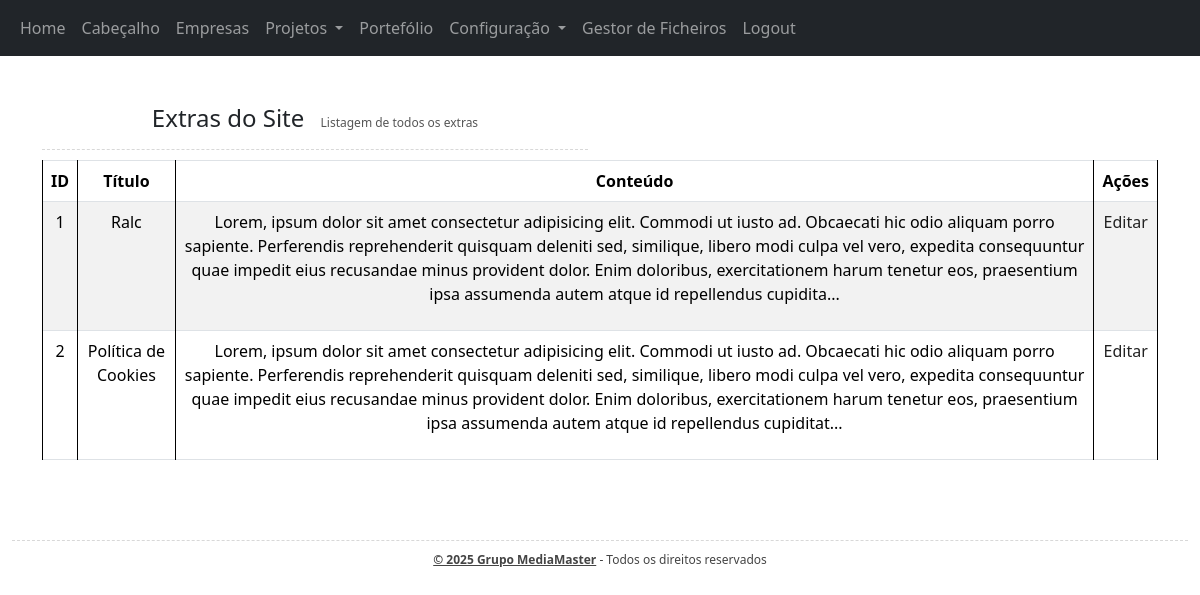
The app's page /backoffice/extras.php (signed in) with its own data.
### tables this page shows
CREATE TABLE `Extras` (
  `id` int(11) NOT NULL,
  `titulo` varchar(500) NOT NULL,
  `texto` text NOT NULL
);

### helpers/_base_dados_helper.php (called while the page is built, shortened)
<?php
$base_dados = [
  "host" => "localhost",
  "dbname" => "casas_e_prop_bd",
  "user" => "root",
  "pass" => "",
];
$pdo = new PDO("mysql:host=$base_dados[host];dbname=$base_dados[dbname];charset=utf8mb4;", $base_dados["user"], $base_dados["pass"]);
function select_sql($sql){
  global $pdo;
  $consulta = $pdo->query($sql);
  $resultado = $consulta->fetchAll(PDO::FETCH_ASSOC);
  return $resultado;
}

### backoffice/extras.php (the view, shortened to what this page needs)
<?php
$extras = select_sql("SELECT * FROM extras ORDER BY id ASC");
?>
<!DOCTYPE html>
<html lang="pt">
<head>
  <link href="https://cdn.jsdelivr.net/npm/bootstrap@5.3.7/dist/css/bootstrap.min.css" rel="stylesheet">
  <link rel="stylesheet" href="css/style.css">
</head>
<body class="container-fluid">
  <header>
    <div class="row">
      <nav class="navbar navbar-expand-lg navbar-dark bg-dark">
        <div class="container-fluid">
          <div class="collapse navbar-collapse" id="navbarNav">
            <ul class="navbar-nav">
              <li class="nav-item">
                <a class="nav-link" href="home.php">
                  Home
                </a>
              </li>
              <li class="nav-item">
                <a class="nav-link" href="carrossel.php">
                  Cabeçalho
                </a>
              </li>
              <li class="nav-item">
                <a class="nav-link" href="empresas.php">
                  Empresas
                </a>
              </li>
              <li class="nav-item dropdown">
                <a class="nav-link dropdown-toggle " href="#" data-bs-toggle="dropdown">
                  Projetos
                </a>
              </li>
              <li class="nav-item">
                <a class="nav-link" href="portefolio.php">
                  Portefólio
                </a>
              </li>
              <li class="nav-item dropdown">
                <a class="nav-link dropdown-toggle" href="#" data-bs-toggle="dropdown">
                  Configuração
                </a>
              </li>
            </ul>
            <li class="nav-item">
              <a class="nav-link" href="gestor.php">
                Gestor de Ficheiros
              </a>
            </li>
            <li class="nav-item">
              <a class="nav-link" href="logout.php">
                Logout
              </a>
            </li>
          </div>
      </nav>
  </header>
  <main class="container my-5">
    <div class="row text-center">
      <div class="col-6">
        <h2>Extras do Site <span class="desc">Listagem de todos os extras</span></h2>
        <hr>
      </div>
      <br><br>
      <div class="col-12">
        <table class="table table-striped table-bordered">
          <thead>
            <tr>
              <th>ID</th>
              <th>Título</th>
              <th>Conteúdo</th>
              <th>Ações</th>
            </tr>
          </thead>
          <tbody>
            <?php foreach ($extras as $ex): ?>
              <tr>
                <td><?= $ex['id'] ?></td>
                <td><?= $ex['titulo'] ?></td>
                <td><?= substr($ex["texto"], 0, 400) ?>...</td>
                <td>
                  <a href="extras_editar.php?id=<?= $ex['id'] ?>">Editar</a>
                </td>
              </tr>
            <?php endforeach; ?>
          </tbody>
        </table>
      </div>
  </main>
  <footer>
    <div class="row">
      <div class="col-12">
        <hr>
        <p>
          <b>© 2025 Grupo MediaMaster</b> - Todos os direitos reservados
        </p>
      </div>
    </div>
  </footer>
</body>
</html>

### backoffice/css/style.css (style rules this page uses)
nav { background-color: #4D4D4D; }
h2 { font-size: 24px; }
h2 .desc { display: inline-block; font-size: 12px; color: #555; font-weight: normal; margin-left: 10px; }
b { text-decoration: underline; }
table, th, td { border: 1px solid black; border-collapse: collapse; }
table { margin: auto; width: 90%; text-align: center; }
th, td { padding: 10px; }
footer { text-align: center; font-size: 12px; color: #444; margin-top: 10px; }
hr { margin-bottom: 10px; border: none; border-top: 1px dashed #666666; }
* a { text-decoration: none; color: #222; }

### records on screen
extras: id "1", titulo "Ralc", texto "Lorem, ipsum dolor sit amet consectetur adipisicing elit. Commodi ut iusto ad. Obcaecati hic odio aliquam porro sapiente. Perferendis reprehenderit quisquam deleniti sed, similique, libero modi culpa vel vero, expedita consequuntur quae impedit eius recusandae minus provident dolor. Enim doloribus, exercitationem harum tenetur eos, praesentium ipsa assumenda autem atque id repellendus cupidita"
extras: id "2", titulo "Política de Cookies", texto "Lorem, ipsum dolor sit amet consectetur adipisicing elit. Commodi ut iusto ad. Obcaecati hic odio aliquam porro sapiente. Perferendis reprehenderit quisquam deleniti sed, similique, libero modi culpa vel vero, expedita consequuntur quae impedit eius recusandae minus provident dolor. Enim doloribus, exercitationem harum tenetur eos, praesentium ipsa assumenda autem atque id repellendus cupiditat"
